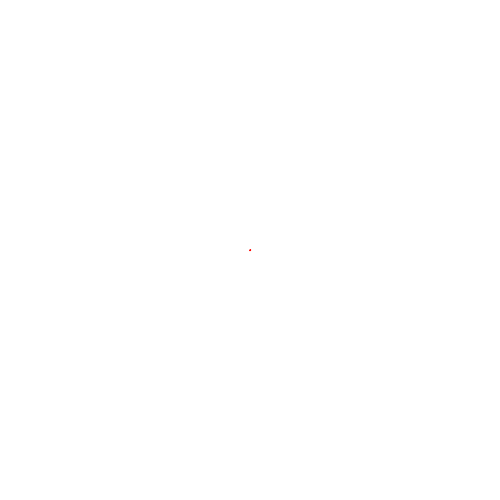
Frame 1 (no input)
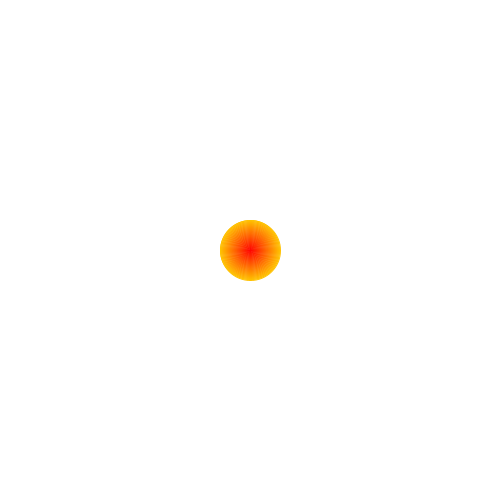
Frame 60 (the mouse pressed at the canvas centre just before this capture)
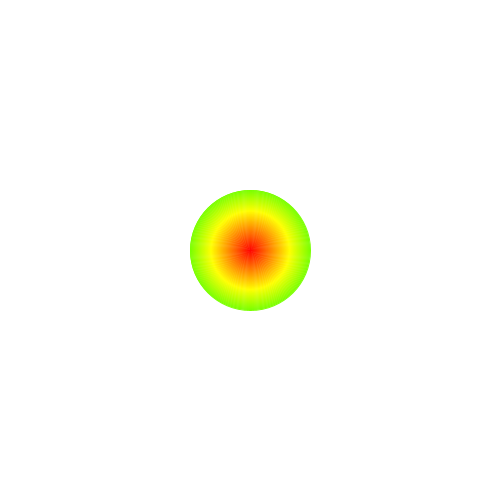
Frame 120 (the mouse held since frame 60 and released just before this capture)

The Processing sketch that drew these frames (run headless with seeded random() and noise(); from frame 60 on, the mouse is pressed at the canvas centre):

// Processing sketch: fp_pg_q_07_16
// ── fp_pg_q_07_16.pde
// 問題 7.16 図 5.7(d) に示すような色相が同心円の半径に比例して滑らかに変化している図の彩度が時間とともに変化
// するアニメーションを作成せよ．
private float x = 0;
private float y = 0;
private float h = 0;
private float s = 0;
private float b = 0;
private float i = 0;
private boolean flg = true;

void setup(){
  smooth();
  size(500, 500);
  background(255, 255, 255);
  colorMode(HSB, (width - width/20));
  frameRate(30);
  b = width;
}

void draw(){
  if(i == (width - width/20)){
    flg = false;
  } else if (i == 0) {
    flg = true;
  }
  noFill();
  stroke(h, width, b);
  //if(0 <= i && i <= (width - width/20)){
  if(flg){
    i+=1;
    h+=1;
    s+=1;
    noFill();
    stroke(h, width, b);
    ellipse(width/2, height/2, i, i);
  } else {
    i-=1;
    h-=1;
    s-=1;
    noFill();
    stroke(h, width, b);
    ellipse(width/2, height/2, i, i);
    stroke((width - width/20) / 2, 0, (width - width/20));
    ellipse(width/2, height/2, i + 1, i + 1);
  }

}

// ── Color.pde
class Color {
  private float h = 0;
  private float s = 0;
  private float b = 0;
  private float wid = 0;
  private float hit = 0;
  private boolean flg = true;
  private float cnt = 0;
  private float max = 0;

  public void setH(float h){
    this.h = h;
  }
  public float getH(){
    return this.h;
  }
  public void setS(float s){
    this.s = s;
  }
  public float getS(){
    return this.s;
  }
  public void setB(float b){
    this.b = b;
  }
  public float getB(){
    return this.b;
  }
  public void setWid(float wid){
    this.wid = wid;
  }
  public float getWid(){
    return this.wid;
  }
  public void setHit(float hit){
    this.hit = hit;
  }
  public float getHit(){
    return this.hit;
  }
  public void setFlg(boolean flg){
    this.flg = flg;
  }
  public boolean getFlg(){
    return this.flg;
  }
  public void setMax(float max){
    this.max = max;
  }
  public float getMax(){
    return this.max;
  }
  public void setCnt(float cnt){
    this.cnt = cnt;
  }
  public float getCnt(){
    return this.cnt;
  }

  Color(float h, float s, float b, float wid, float hit, float cnt, float max){
    this.h = h;
    this.s = s;
    this.b = b;
    this.wid = wid;
    this.hit = hit;
    this.cnt = cnt;
    this.max = max;
  }
}
